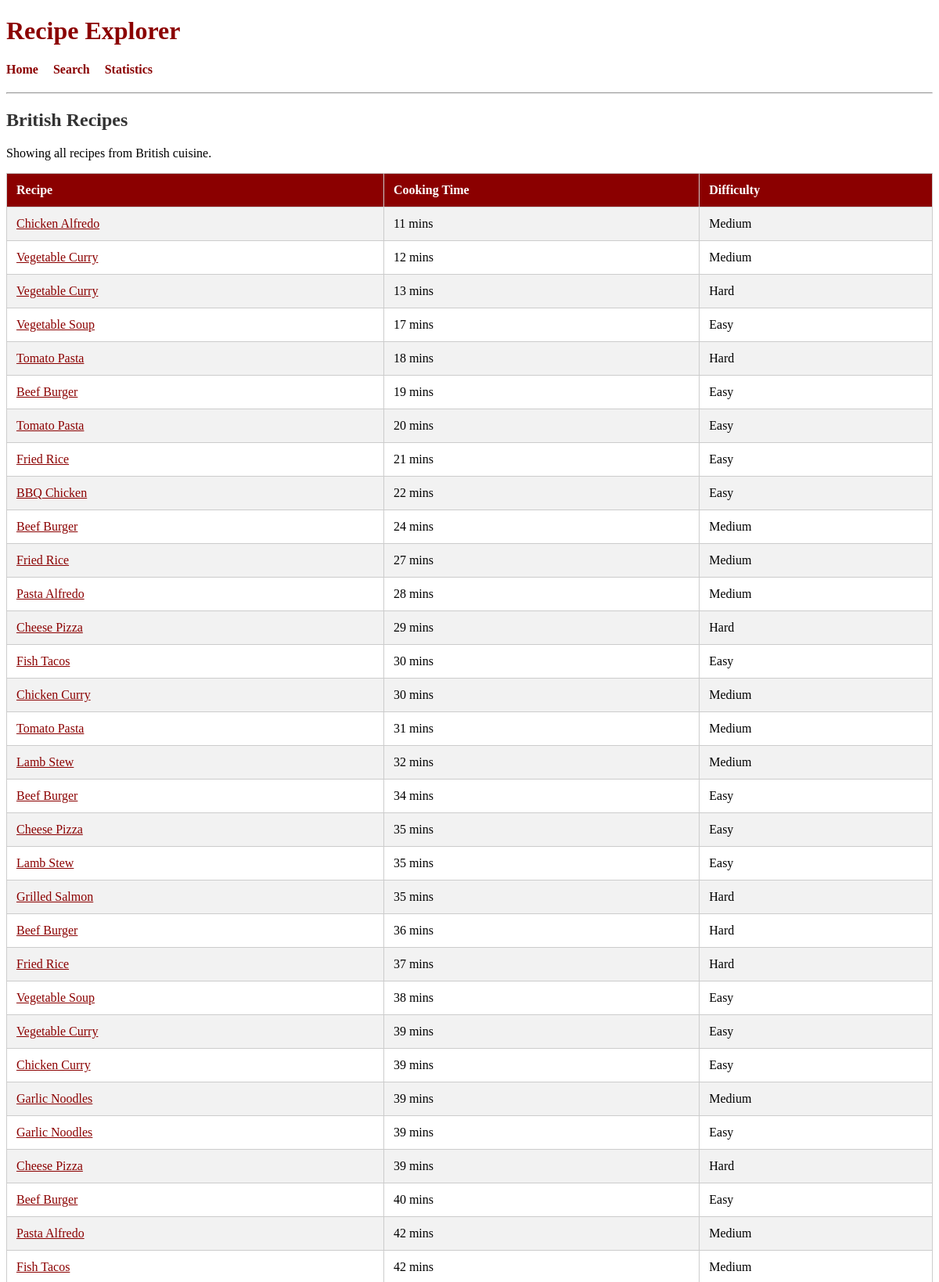
/cuisine/British (upper part), run on the app's committed database.
### tables this page shows
CREATE TABLE recipes (
    recipe_id INTEGER PRIMARY KEY,
    name TEXT,
    cuisine TEXT,
    cooking_time INTEGER,
    difficulty TEXT
);

### app.py (the view)
@app.route("/cuisine/<cuisine>")
def cuisine_page(cuisine):
    conn = get_db()
    cur = conn.cursor()
    cur.execute("""
        SELECT *
        FROM recipes
        WHERE cuisine = ?
        ORDER BY cooking_time ASC
    """, (cuisine,))
    recipes = cur.fetchall()
    conn.close()
    return render_template(
        "cuisine.html",
        cuisine=cuisine,
        recipes=recipes
    )

### app.py (called while the page is built)
def get_db():
    return sqlite3.connect("database.db")

### templates/cuisine.html
{% extends "base.html" %}
{% block content %}
<h2>{{ cuisine }} Recipes</h2>
<p>
Showing all recipes from {{ cuisine }} cuisine.
</p>
<table>
<tr>
    <th>Recipe</th>
    <th>Cooking Time</th>
    <th>Difficulty</th>
</tr>
{% for recipe in recipes %}
<tr>
<td>
<a href="/recipe/{{ recipe[0] }}">
{{ recipe[1] }}
</a>
</td>
<td>{{ recipe[3] }} mins</td>
<td>{{ recipe[4] }}</td>
</tr>
{% endfor %}
</table>
{% endblock %}

### data on the page
recipes: name "Chicken Alfredo", cooking_time "11", difficulty "Medium"
recipes: name "Vegetable Curry", cooking_time "12", difficulty "Medium"
recipes: name "Vegetable Curry", cooking_time "13", difficulty "Hard"
recipes: name "Vegetable Soup", cooking_time "17", difficulty "Easy"
recipes: name "Tomato Pasta", cooking_time "18", difficulty "Hard"
recipes: name "Beef Burger", cooking_time "19", difficulty "Easy"
recipes: name "Tomato Pasta", cooking_time "20", difficulty "Easy"
recipes: name "Fried Rice", cooking_time "21", difficulty "Easy"
recipes: name "BBQ Chicken", cooking_time "22", difficulty "Easy"
recipes: name "Beef Burger", cooking_time "24", difficulty "Medium"
recipes: name "Fried Rice", cooking_time "27", difficulty "Medium"
recipes: name "Pasta Alfredo", cooking_time "28", difficulty "Medium"
recipes: name "Cheese Pizza", cooking_time "29", difficulty "Hard"
recipes: name "Fish Tacos", cooking_time "30", difficulty "Easy"
recipes: name "Chicken Curry", cooking_time "30", difficulty "Medium"
recipes: name "Tomato Pasta", cooking_time "31", difficulty "Medium"
recipes: name "Lamb Stew", cooking_time "32", difficulty "Medium"
recipes: name "Beef Burger", cooking_time "34", difficulty "Easy"
recipes: name "Cheese Pizza", cooking_time "35", difficulty "Easy"
recipes: name "Lamb Stew", cooking_time "35", difficulty "Easy"
recipes: name "Grilled Salmon", cooking_time "35", difficulty "Hard"
recipes: name "Beef Burger", cooking_time "36", difficulty "Hard"
recipes: name "Fried Rice", cooking_time "37", difficulty "Hard"
recipes: name "Vegetable Soup", cooking_time "38", difficulty "Easy"
recipes: name "Vegetable Curry", cooking_time "39", difficulty "Easy"
recipes: name "Chicken Curry", cooking_time "39", difficulty "Easy"
recipes: name "Garlic Noodles", cooking_time "39", difficulty "Medium"
recipes: name "Garlic Noodles", cooking_time "39", difficulty "Easy"
recipes: name "Cheese Pizza", cooking_time "39", difficulty "Hard"
recipes: name "Beef Burger", cooking_time "40", difficulty "Easy"
recipes: name "Pasta Alfredo", cooking_time "42", difficulty "Medium"
recipes: name "Fish Tacos", cooking_time "42", difficulty "Medium"

### other printed values
{{ cuisine }} "British"
